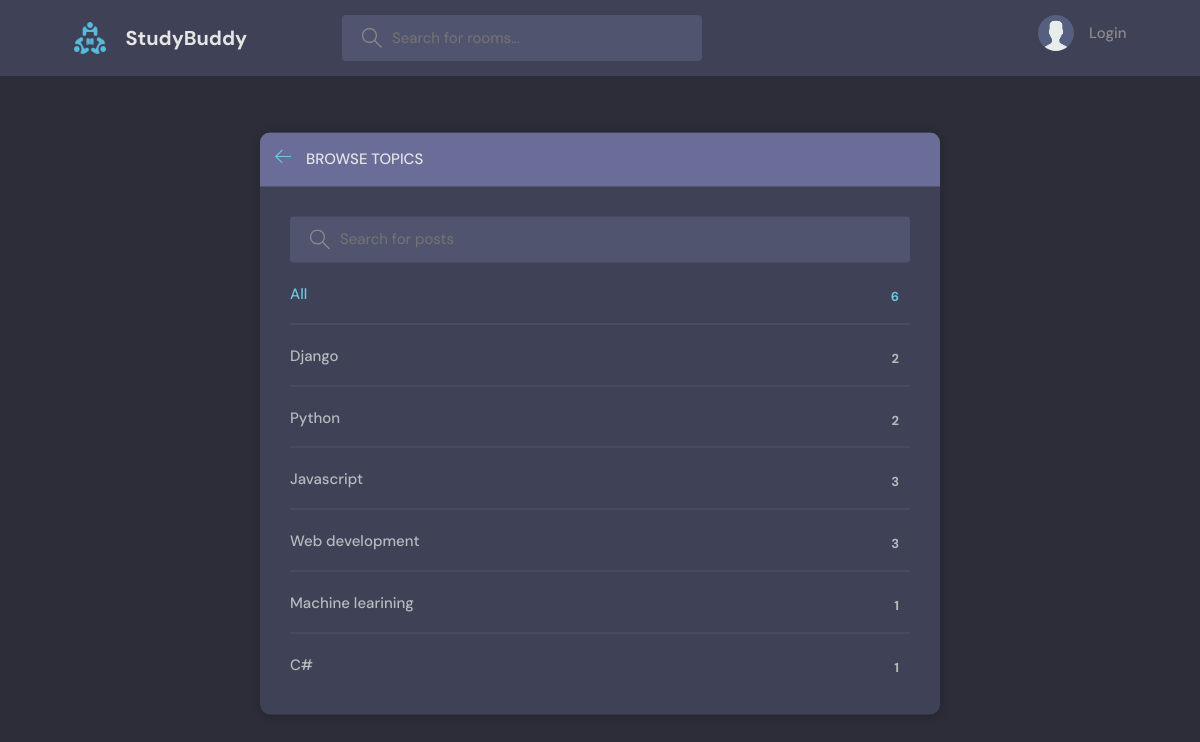
Page /topics/ on the committed database.
### base/models.py (models this page shows, shortened)
class Topic(models.Model):
    name = models.CharField(max_length=100)

### base/views.py (the view)
# urls.py: path('topics/', views.topics, name='topics'),
def topics(request):
    q = request.GET.get('q') if request.GET.get('q') != None else ''
    topics = Topic.objects.filter(name__icontains=q)
    return render(request, 'base/topics.html', {'topics':topics})

### base/templates/base/topics.html (shortened to what this page needs)
{% extends 'main.html' %}
{% block content %}
    <main class="create-room layout">
      <div class="container">
        <div class="layout__box">
          <div class="layout__boxHeader">
            <div class="layout__boxTitle">
              <a href="{% url 'home' %}">
                <svg version="1.1" xmlns="http://www.w3.org/2000/svg" width="32" height="32" viewBox="0 0 32 32">
                  <title>arrow-left</title>
                  <path
                    d="M13.723 2.286l-13.723 13.714 13.719 13.714 1.616-1.611-10.96-10.96h27.625v-2.286h-27.625l10.965-10.965-1.616-1.607z"
                  ></path>
                </svg>
              </a>
              <h3>Browse Topics</h3>
            </div>
          </div>
          <div class="topics-page layout__body">
            <form class="header__search" action="" method="get">
              <label>
                <input name="q" placeholder="Search for posts" />
              </label>
            </form>
            <ul class="topics__list">
              <li>
                <a href="/" class="active">All <span>{{topics.count}}</span></a>
              </li>
              {% for topic in topics %}
              <li>
                <a href="{% url 'home' %}?q={{topic.name}}">{{topic.name}}<span>{{topic.room_set.all.count}}</span></a>
              </li>
              {% endfor %}
            </ul>
          </div>
        </div>
      </div>
    </main>
    {% endblock content %}

### static/styles/style.css (style rules this page uses)
:root { --color-main: #71c6dd; --color-main-light: #e1f6fb; --color-dark: #3f4156; --color-dark-medium: #51546e; --color-dark-light: #696d97; --color-light: #e5e5e5; --color-gray: #8b8b8b; --color-light-gray: #b2bdbd; --color-bg: #2d2d39; --color-success: #5dd693; --color-error: #fc4b0b; }
* { font-family: "DM Sans", -apple-system, BlinkMacSystemFont, "Segoe UI", Roboto, Oxygen, Ubuntu, Cantarell, "Open Sans", "Helvetica Neue", sans-serif; margin: 0; padding: 0; box-sizing: border-box; text-rendering: optimizeLegibility; font-size: inherit; }
html { font-size: 56.25%; }
@media only screen and (min-width: 1200px) { html { font-size: 62.5%; } }
body { line-height: 1.6; font-weight: 400; font-size: 1.5rem; color: var(--color-light-gray); background-color: var(--color-bg); min-height: 100vh; }
a { display: inline-block; color: var(--color-main); text-decoration: none; }
.container { max-width: 120rem; width: 90%; margin: auto; }
.header__search > label { background-color: var(--color-dark-medium); padding: 1.3rem 1rem; display: flex; align-items: center; gap: 1rem; border-radius: 4px; }
.header__search svg { fill: var(--color-gray); width: 2rem; height: 2rem; margin-left: 1rem; }
.header__search input { width: 30rem; background: transparent; border: none; outline: none; color: var(--color-light); }
.layout { margin-top: 2.4rem; }
.layout > .container { display: flex; justify-content: space-between; align-items: flex-start; }
.layout__box { width: 90%; max-width: 48rem; min-height: 40rem; position: absolute; top: 50%; left: 50%; transform: translate(-50%, -46%); background-color: var(--color-dark); border-radius: 1rem; box-shadow: 1px 1px 6px 3px rgba(0, 0, 0, 0.1); overflow: hidden; }
.layout__boxHeader { display: flex; padding: 1.5rem; background-color: var(--color-dark-light); }
.layout__boxTitle { display: flex; gap: 1.5rem; align-items: center; }
.layout__boxTitle h3 { text-transform: uppercase; font-weight: 500; color: var(--color-light); }
.layout__boxTitle svg { width: 1.6rem; height: 1.6rem; fill: var(--color-main); }
.layout__body { margin: 3rem; }
.topics__list { list-style: none; }
.topics__list li a { display: flex; justify-content: space-between; margin-bottom: 3rem; font-weight: 500; color: var(--color-light-gray); transition: all 0.3s ease-in-out; }
.topics__list li a.active, .topics__list li a:hover { color: var(--color-main); }
.topics__list li a span { padding: 0.5rem 1rem; background-color: var(--color-dark); border-radius: 3px; font-size: 1.3rem; font-weight: 700; letter-spacing: 1px; }
.topics-page .topics__list li:not(:last-child) a { margin: 2rem 0; padding-bottom: 1rem; text-decoration: none; border-bottom: 1px solid var(--color-dark-medium); }
.topics-page .header__search { display: block; }
.create-room.layout .layout__box { max-width: 68rem; }

### rows in the picture
Topic: name "Django", room_set.all.count "2"
Topic: name "Python", room_set.all.count "2"
Topic: name "Javascript", room_set.all.count "3"
Topic: name "Web development", room_set.all.count "3"
Topic: name "Machine learining", room_set.all.count "1"
Topic: name "C#", room_set.all.count "1"

### other values in the picture
{{ topics.count }} "6"
